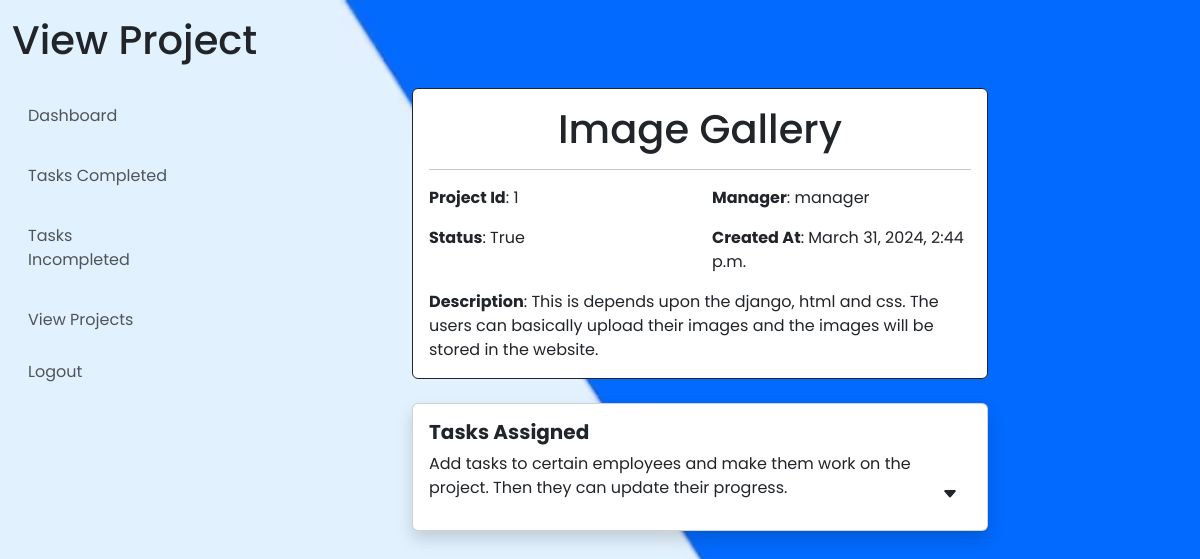
The app's page /employee/employee_view_project/1 (signed in) with its own data.
### manager/models.py (models this page shows, shortened)
class Project(models.Model):
    id = models.AutoField(primary_key=True)
    project_title = models.CharField(max_length=50, null=False)
    description = models.TextField()
    created_at = models.DateTimeField(auto_now_add=True)
    manager = models.ForeignKey(User, on_delete=models.CASCADE)
    status = models.BooleanField(default=False)

### employee/views.py (the view)
# urls.py: path('employee_view_project/<int:id>', employee_view_project, name="employee_view_project"),
@never_cache
@login_required
def employee_view_project(request, id):
    if request.user.is_superuser:
        return redirect('/admin')
    if not request.user.is_staff:
        tasks = Task.objects.filter(project=Project.objects.get(pk=id))
        return render(request, 'employee/view_project.html', {"project": Project.objects.get(pk=id),
                                                             "employees": User.objects.filter(is_staff=False),
                                                             "tasks": tasks})
    return redirect("employee_home")

### templates/employee/view_project.html (shortened to what this page needs)
<!DOCTYPE html>
<html lang="en">
<head>
    {% load static %}
    {% include 'includes.html' %}
</head>
<body>
    <div class="container-fluid mt-3">
        <h1>View Project</h1>
        <div class="row">
            <div class="col-2">
                {% include 'employee/navbar.html' %}
            </div>
            <div class="col-6 offset-2 mt-3">
                <div class="card border-dark">
                    <div class="card-body">
                        <h1 class="text-center">{{project.project_title}}</h1>
                        <hr>
                        <div class="row">
                            <div class="col-6">
                                <b>Project Id</b>: {{project.id}}
                            </div>
                            <div class="col-6">
                                <b>Manager</b>: {{project.manager}}
                            </div>
                            <div class="col-6 mt-3">
                                <b>Status</b>: {{project.status}}
                            </div>
                            <div class="col-6 mt-3">
                                <b>Created At</b>: {{project.created_at}}
                            </div>
                            <div class="col-12 mt-3">
                                <b>Description</b>: {{project.description}}
                            </div>
                        </div>
                    </div>
                </div>
                <div class="card mt-4 shadow mb-3">
                    <div class="card-body">
                        <div class="row">
                            <div class="col-12">
                                <h5><b>Tasks Assigned</b></h5>
                                Add tasks to certain employees and make them work on the project. Then they can update their progress.
                                <button type="button" class="bi btn bi-caret-down-fill float-end" data-bs-toggle="collapse" data-bs-target="#tasksAssigned" aria-expanded="false" aria-controls="tasksAssigned"></button>
                            </div>
                        </div>
                    </div>
                </div>
            </div>
        </div>
    </div>
</body>
</html>

### records on screen
Project: project_title "Image Gallery", id "1", manager "manager", status "True", created_at "March 31, 2024, 2:44 p.m.", description "This is depends upon the django, html and css. The users can basically upload their images and the images will be stored in the website."
